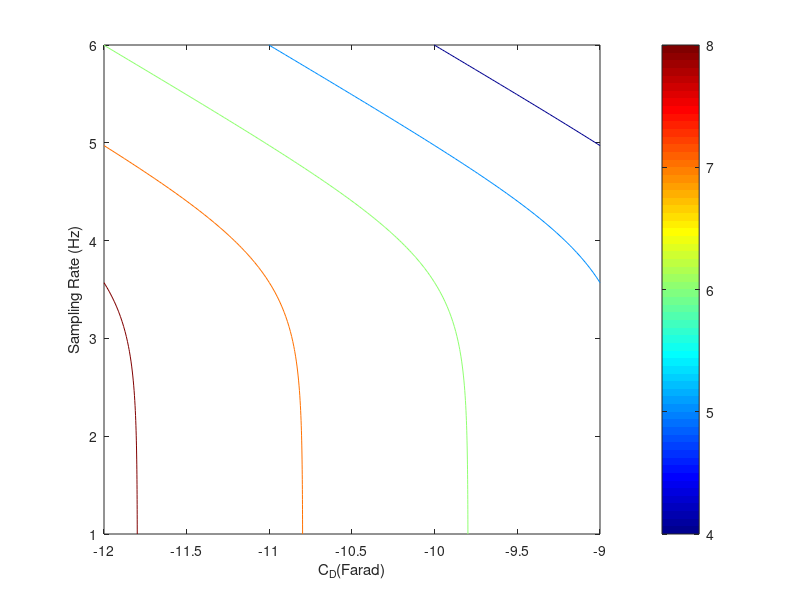

The MATLAB script that drew this image: (Note: this script raises an error after producing the figure.)
%CE/CD

CD=logspace(-12,-9,100);
fs=logspace(1,6,100);
f=1000;

Zin=zeros(length(CD),length(fs));
for a=1:length(CD)
    for b=1:length(fs)
        Zsw=1/fs(b)/CD(a);
        Zc=1/2/pi/f./CD(a);
        Zin(a,b)=1./(1./Zsw+1./Zc);
    end
end
contour(log10(CD),log10(fs),log10(Zin)',4:8);
colormap jet
xlabel('C_D(Farad)')
ylabel('Sampling Rate (Hz)')
c=colorbar;
c.Label.String='Input Impedance(Ohm)';